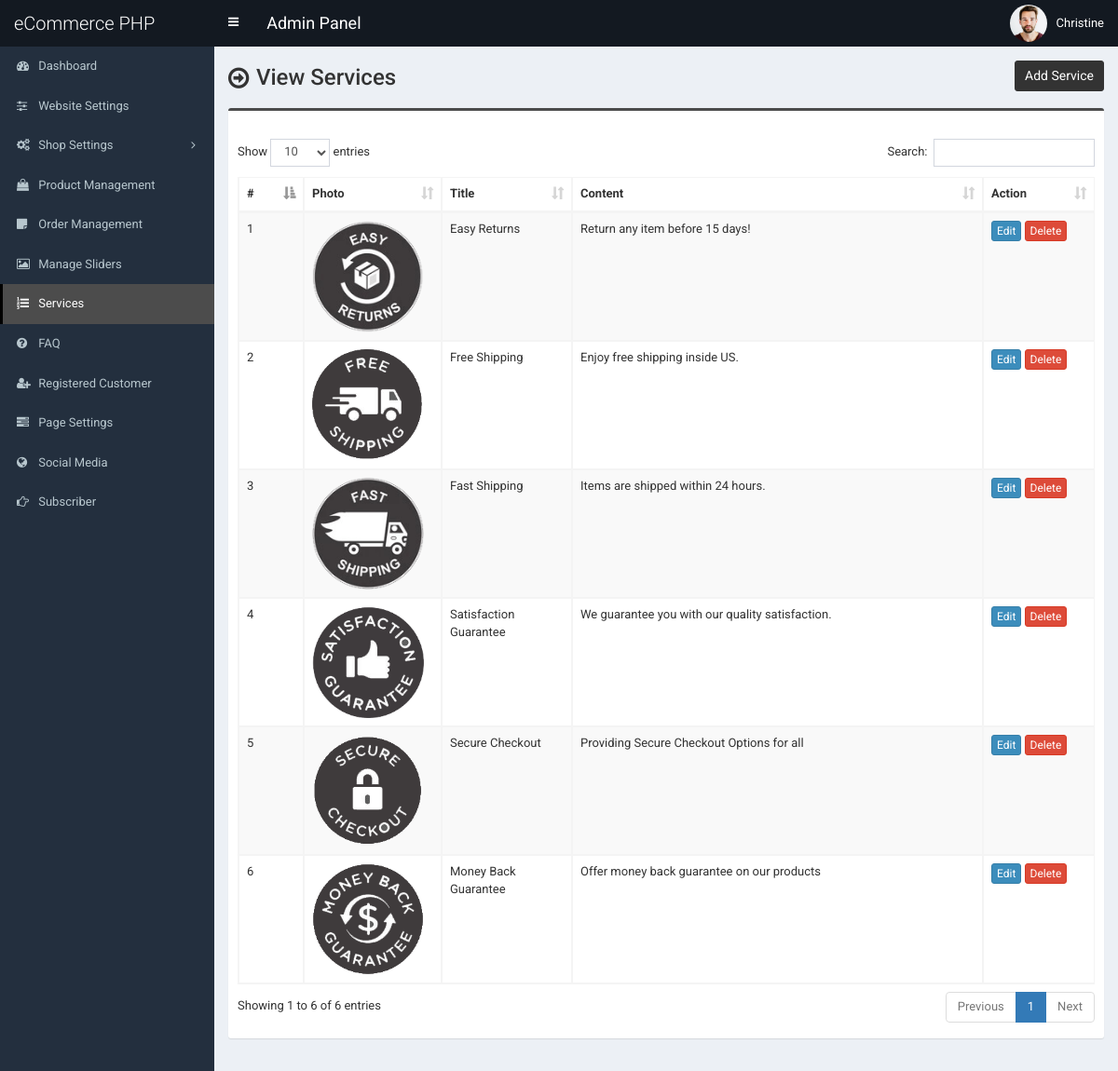
The page /admin/service.php (signed in) on the database as committed earlier.
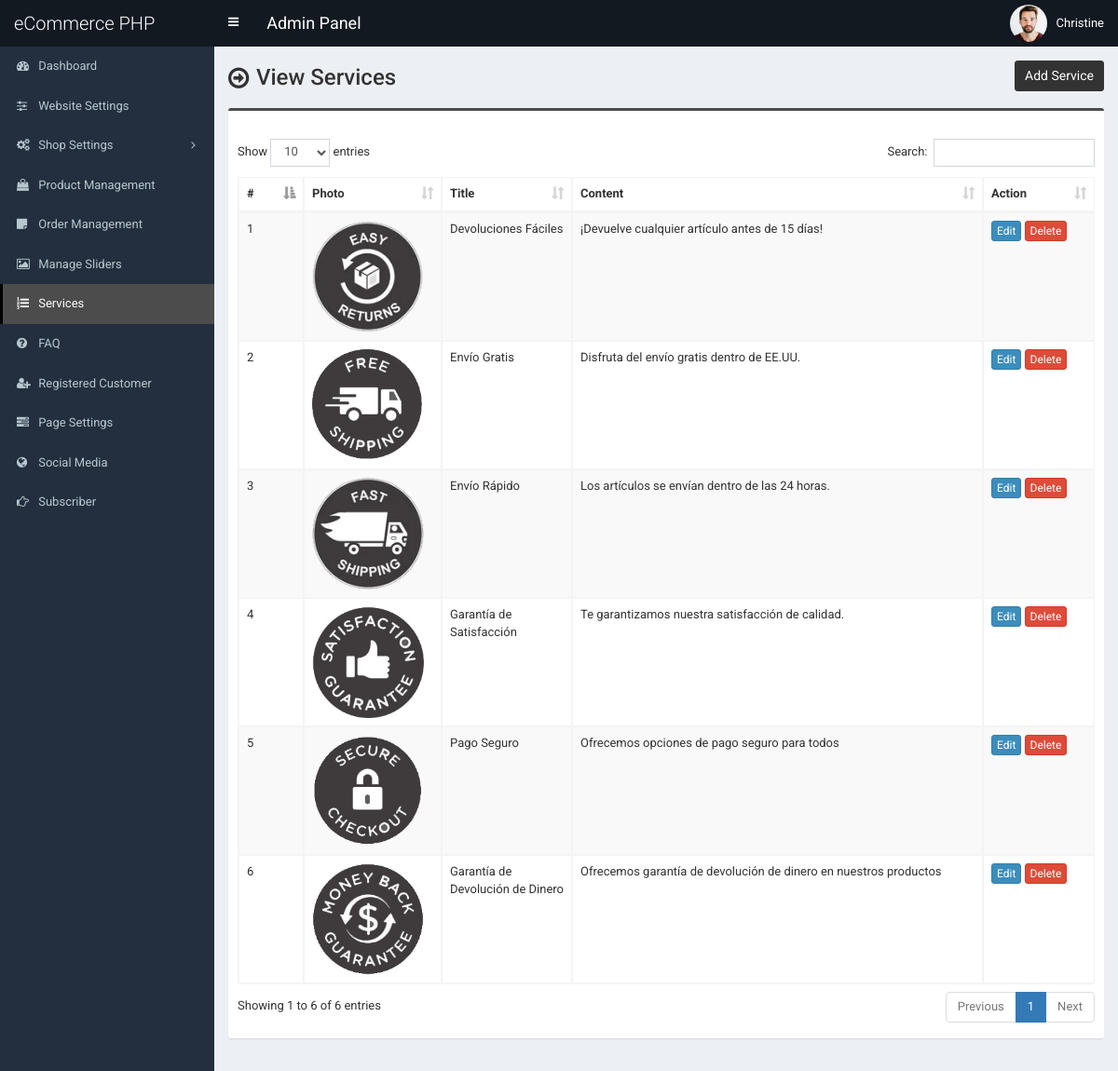
The same page on the database as committed later.
### tables this page shows
CREATE TABLE `tbl_service` (
  `id` int(11) NOT NULL,
  `title` varchar(255) NOT NULL,
  `content` text NOT NULL,
  `photo` varchar(255) NOT NULL
);

### admin/service.php (the view, shortened to what this page needs)
<?php require_once('header.php'); ?>
<section class="content-header">
	<div class="content-header-left">
		<h1>View Services</h1>
	</div>
	<div class="content-header-right">
		<a href="service-add.php" class="btn btn-primary btn-sm">Add Service</a>
	</div>
</section>
<section class="content">
	<div class="row">
		<div class="col-md-12">
			<div class="box box-info">
				<div class="box-body table-responsive">
					<table id="example1" class="table table-bordered table-hover table-striped">
						<thead>
							<tr>
								<th width="30">#</th>
								<th>Photo</th>
								<th width="100">Title</th>
								<th>Content</th>
								<th width="80">Action</th>
							</tr>
						</thead>
						<tbody>
							<?php
							$i=0;
							$statement = $pdo->prepare("SELECT * FROM tbl_service");
							$statement->execute();
							$result = $statement->fetchAll(PDO::FETCH_ASSOC);
							foreach ($result as $row) {
								$i++;
								?>
								<tr>
									<td><?php echo $i; ?></td>
									<td style="width:130px;"><img src="../assets/uploads/<?php echo $row['photo']; ?>" alt="<?php echo $row['title']; ?>" style="width:120px;"></td>
									<td><?php echo $row['title']; ?></td>
									<td><?php echo $row['content']; ?></td>
									<td>
										<a href="service-edit.php?id=<?php echo $row['id']; ?>" class="btn btn-primary btn-xs">Edit</a>
										<a href="#" class="btn btn-danger btn-xs" data-href="service-delete.php?id=<?php echo $row['id']; ?>" data-toggle="modal" data-target="#confirm-delete">Delete</a>
									</td>
								</tr>
								<?php
							}
							?>
						</tbody>
					</table>
				</div>
			</div>
		</div>
	</div>
</section>
<?php require_once('footer.php'); ?>

### admin/header.php (shortened to what this page needs)
<!DOCTYPE html>
<html>
<head>
	<link rel="stylesheet" href="css/bootstrap.min.css">
	<link rel="stylesheet" href="css/font-awesome.min.css">
	<link rel="stylesheet" href="css/ionicons.min.css">
	<link rel="stylesheet" href="css/datepicker3.css">
	<link rel="stylesheet" href="css/all.css">
	<link rel="stylesheet" href="css/select2.min.css">
	<link rel="stylesheet" href="css/dataTables.bootstrap.css">
	<link rel="stylesheet" href="css/jquery.fancybox.css">
	<link rel="stylesheet" href="css/AdminLTE.min.css">
	<link rel="stylesheet" href="css/_all-skins.min.css">
	<link rel="stylesheet" href="css/on-off-switch.css"/>
	<link rel="stylesheet" href="css/summernote.css">
	<link rel="stylesheet" href="style.css">
</head>
<body class="hold-transition fixed skin-blue sidebar-mini">
	<div class="wrapper">
		<header class="main-header">
			<a href="index.php" class="logo">
				<span class="logo-lg">eCommerce PHP</span>
			</a>
			<nav class="navbar navbar-static-top">
				<a href="#" class="sidebar-toggle" data-toggle="offcanvas" role="button">
				</a>
				<span style="float:left;line-height:50px;color:#fff;padding-left:15px;font-size:18px;">Admin Panel</span>
				<div class="navbar-custom-menu">
					<ul class="nav navbar-nav">
						<li class="dropdown user user-menu">
							<a href="#" class="dropdown-toggle" data-toggle="dropdown">
								<img src="../assets/uploads/<?php echo $_SESSION['user']['photo']; ?>" class="user-image" alt="User Image">
								<span class="hidden-xs"><?php echo $_SESSION['user']['full_name']; ?></span>
							</a>
						</li>
					</ul>
				</div>
			</nav>
		</header>
  		<?php $cur_page = substr($_SERVER["SCRIPT_NAME"],strrpos($_SERVER["SCRIPT_NAME"],"/")+1); ?>
  		<aside class="main-sidebar">
    		<section class="sidebar">
      			<ul class="sidebar-menu">
			        <li class="treeview <?php if($cur_page == 'index.php') {echo 'active';} ?>">
			          <a href="index.php">
			            <i class="fa fa-dashboard"></i> <span>Dashboard</span>
			          </a>
			        </li>
			        <li class="treeview <?php if( ($cur_page == 'settings.php') ) {echo 'active';} ?>">
			          <a href="settings.php">
			            <i class="fa fa-sliders"></i> <span>Website Settings</span>
			          </a>
			        </li>
                    <li class="treeview <?php if( ($cur_page == 'size.php') || ($cur_page == 'size-add.php') || ($cur_page == 'size-edit.php') || ($cur_page == 'color.php') || ($cur_page == 'color-add.php') || ($cur_page == 'color-edit.php') || ($cur_page == 'country.php') || ($cur_page == 'country-add.php') || ($cur_page == 'country-edit.php') || ($cur_page == 'shipping-cost.php') || ($cur_page == 'shipping-cost-edit.php') || ($cur_page == 'top-category.php') || ($cur_page == 'top-category-add.php') || ($cur_page == 'top-category-edit.php') || ($cur_page == 'mid-category.php') || ($cur_page == 'mid-category-add.php') || ($cur_page == 'mid-category-edit.php') || ($cur_page == 'end-category.php') || ($cur_page == 'end-category-add.php') || ($cur_page == 'end-category-edit.php') ) {echo 'active';} ?>">
                        <a href="#">
                            <i class="fa fa-cogs"></i>
                            <span>Shop Settings</span>
                            <span class="pull-right-container">
								<i class="fa fa-angle-left pull-right"></i>
							</span>
                        </a>
                    </li>
                    <li class="treeview <?php if( ($cur_page == 'product.php') || ($cur_page == 'product-add.php') || ($cur_page == 'product-edit.php') ) {echo 'active';} ?>">
                        <a href="product.php">
                            <i class="fa fa-shopping-bag"></i> <span>Product Management</span>
                        </a>
                    </li>
                    <li class="treeview <?php if( ($cur_page == 'order.php') ) {echo 'active';} ?>">
                        <a href="order.php">
                            <i class="fa fa-sticky-note"></i> <span>Order Management</span>
                        </a>
                    </li>
                     <li class="treeview <?php if( ($cur_page == 'slider.php') ) {echo 'active';} ?>">
			          <a href="slider.php">
			            <i class="fa fa-picture-o"></i> <span>Manage Sliders</span>
			          </a>
			        </li>
			        <li class="treeview <?php if( ($cur_page == 'service.php') ) {echo 'active';} ?>">
			          <a href="service.php">
			            <i class="fa fa-list-ol"></i> <span>Services</span>
			          </a>
			        </li>
			      			        <li class="treeview <?php if( ($cur_page == 'faq.php') ) {echo 'active';} ?>">
			          <a href="faq.php">
			            <i class="fa fa-question-circle"></i> <span>FAQ</span>
			          </a>
			        </li>
						<li class="treeview <?php if( ($cur_page == 'customer.php') || ($cur_page == 'customer-add.php') || ($cur_page == 'customer-edit.php') ) {echo 'active';} ?>">
			          <a href="customer.php">
			            <i class="fa fa-user-plus"></i> <span>Registered Customer</span>
			          </a>
			        </li>
			        <li class="treeview <?php if( ($cur_page == 'page.php') ) {echo 'active';} ?>">
			          <a href="page.php">
			            <i class="fa fa-tasks"></i> <span>Page Settings</span>
			          </a>
			        </li>
			        <li class="treeview <?php if( ($cur_page == 'social-media.php') ) {echo 'active';} ?>">
			          <a href="social-media.php">
			            <i class="fa fa-globe"></i> <span>Social Media</span>
			          </a>
			        </li>
			        <li class="treeview <?php if( ($cur_page == 'subscriber.php')||($cur_page == 'subscriber.php') ) {echo 'active';} ?>">
			          <a href="subscriber.php">
			            <i class="fa fa-hand-o-right"></i> <span>Subscriber</span>
			          </a>
			        </li>
      			</ul>
    		</section>
  		</aside>
  		<div class="content-wrapper">

### admin/footer.php (shortened to what this page needs)
		</div>
	</div>
</body>
</html>

### admin/style.css (style rules this page uses)
body { font-size: 13px; font-family: "Roboto", sans-serif; }
.navbar-nav > .user-menu .user-image { width: 40px; height: 40px; margin-top: -10px; }
.content-header > h1, .content-header .content-header-left h1 { font-family: "Roboto", sans-serif; }
.main-header .logo { text-align: left; }
.main-header .logo .logo-lg { font-family: "Roboto", sans-serif; }
.box-info { padding-top: 20px; }
.sidebar-menu li > a > .pull-right-container > .fa-angle-left:before { content: "\f105"; }
.content-header { overflow: hidden; }
.content-header .content-header-left { float: left; padding-top: 5px; }
.content-header .content-header-right { float: right; }
.content-header .content-header-left h1 { margin-top: 0; margin-bottom: 0; padding-left: 30px; padding-bottom: 5px; font-size: 24px; position: relative; }
.content-header .content-header-left h1:before { position: absolute; top: 0; left: 0; font-family: "FontAwesome", sans-serif; font-size: 26px; content: "\f18e"; }
.content-header .content-header-right a { position: relative; font-size: 14px; }
.skin-blue .sidebar-menu > li:hover > a, .skin-blue .sidebar-menu > li.active > a { color: #fff; background: #3c8dbc; border-left-color: #3c8dbc; }
.skin-blue .main-header .logo, .skin-blue .main-header .logo:hover, .skin-blue .main-header .navbar, .skin-blue .main-header .navbar .sidebar-toggle:hover { background-color: #131921; }
.skin-blue .sidebar-menu > li:hover > a, .skin-blue .sidebar-menu > li.active > a { background-color: #4c4c4c; border-left-color: #000000; }
.box.box-info { border-top-color: #4c4c4c; }
.content-header .content-header-right a { background-color: #333333; border-color: #333333; }

Rows that differ between the two databases and show on the page:
changed tbl_service: title "Easy Returns" → "Devoluciones Fáciles"; content "Return any item before 15 days!" → "¡Devuelve cualquier artículo antes de 15 días!"
changed tbl_service: title "Free Shipping" → "Envío Gratis"; content "Enjoy free shipping inside US." → "Disfruta del envío gratis dentro de EE.UU."
changed tbl_service: title "Fast Shipping" → "Envío Rápido"; content "Items are shipped within 24 hours." → "Los artículos se envían dentro de las 24 horas."
changed tbl_service: title "Satisfaction Guarantee" → "Garantía de Satisfacción"; content "We guarantee you with our quality satisfaction." → "Te garantizamos nuestra satisfacción de calidad."
changed tbl_service: title "Secure Checkout" → "Pago Seguro"; content "Providing Secure Checkout Options for all" → "Ofrecemos opciones de pago seguro para todos"
changed tbl_service: title "Money Back Guarantee" → "Garantía de Devolución de Dinero"; content "Offer money back guarantee on our products" → "Ofrecemos garantía de devolución de dinero en nuestros productos"
